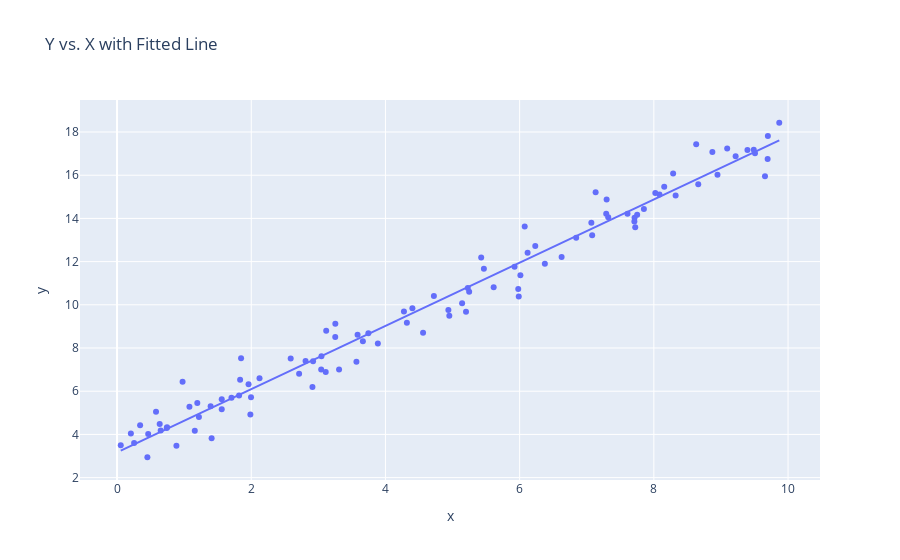

Source (notebook cell):
### Code cell
import numpy as np
import pandas as pd
import plotly.express as px
import statsmodels.formula.api as smf
from scipy.stats import norm

# Parameters (same as question 1)
n = 100
beta_0, beta_1 = 3, 1.5
sigma = 0.8
np.random.seed(42)

# Step 1: Use the previously simulated data
X = np.random.uniform(0, 10, n)
epsilon = norm.rvs(0, sigma, size=n)
Y = beta_0 + beta_1 * X + epsilon

# Step 2: Create a DataFrame
df = pd.DataFrame({'x': X, 'y': Y})

# Step 3: Fit the model
model_data_specification = smf.ols("y ~ x", data=df)
fitted_model = model_data_specification.fit()

# Step 4: Interpret model output
print(fitted_model.summary())                      # Detailed summary of the model
print(fitted_model.summary().tables[1])            # Coefficient estimates table
print(fitted_model.params)                         # Intercept and slope values
print(fitted_model.params.values)                  # Coefficient values as an array
print(fitted_model.rsquared)                       # R-squared value indicating fit quality

# Step 5: Plot with trendline
fig = px.scatter(df, x='x', y='y', trendline="ols", title="Y vs. X with Fitted Line")
fig.show()
